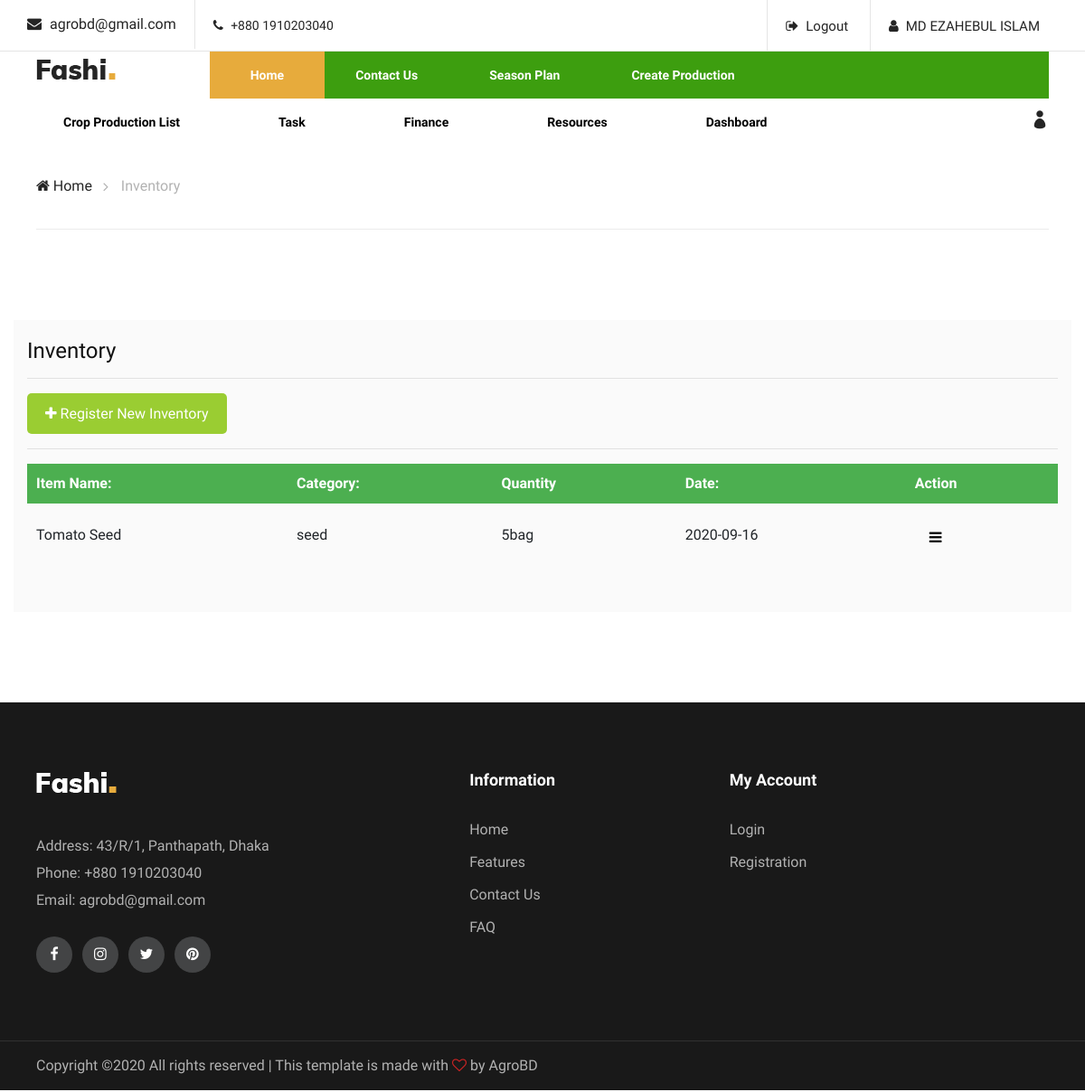
The app's page /inventory.php (signed in) with its own data.
### tables this page shows
CREATE TABLE `inventory` (
  `i_id` int(11) NOT NULL,
  `item_name` varchar(30) NOT NULL,
  `category` varchar(20) NOT NULL,
  `quantity` varchar(20) NOT NULL,
  `date` date NOT NULL,
  `uid` int(11) NOT NULL,
  `created_at` timestamp NOT NULL DEFAULT current_timestamp() ON UPDATE current_timestamp()
);

### inventory.php (the view, shortened to what this page needs)
<?php include'includes/head.php';
include'includes/navbar.php';
$conn = connect();
$uid = $_SESSION['uid'];
?>
</head>
<body>
    <div class="breacrumb-section">
        <div class="container">
            <div class="row">
                <div class="col-lg-12">
                    <div class="breadcrumb-text">
                        <a href="index"><i class="fa fa-home"></i> Home</a>
                        <span>Inventory</span>
                    </div>
                </div>
            </div>
        </div>
    </div>
    <section class="homenav">
        <div class="container production_box">
            <div class="">
                <h4>Inventory</h4>
                <hr>
                <div class="">
                    <button id="myBtn" style="float: none;"><i class="fa fa-plus" aria-hidden="true"></i> Register New
                        Inventory</button>
                    <hr>
                    <table id="example" class="display">
                        <thead>
                            <tr>
                                <th>Item Name:</th>
                                <th>Category:</th>
                                <th>Quantity</th>
                                <th>Date:</th>
                                <th>Action</th>
                            </tr>
                        </thead>
                        <tbody>
                            <?php
                            $sql= "SELECT * FROM inventory WHERE uid = $uid";
                            $result = $conn->query($sql);
                                while ($row = $result-> fetch_assoc()):
                            ?>
                            <tr>
                                <td><?php echo $row["item_name"]; ?></td>
                                <td><?php echo $row["category"]; ?></td>
                                <td><?php echo $row["quantity"]; ?></td>
                                <td><?php echo $row["date"]; ?></td>
                                <td>
                                    <div class="dropdown">
                                        <button class="dropbtn"><i class="fa fa-bars"></i></button>
                                    </div>
                                </td>
                            </tr>
                            <?php endwhile;?>
                        </tbody>
                    </table>
                </div>
            </div>
    </section>
    <?php
include'includes/footer.php';?>
</body>
</html>

### css/style.css (style rules this page uses)
html, body { height: 100%; font-family: "Muli", sans-serif; -webkit-font-smoothing: antialiased; -moz-font-smoothing: antialiased; }
h1, h2, h3, h4, h5, h6 { margin: 0; color: #111111; font-weight: 400; font-family: "Muli", sans-serif; }
h4 { font-size: 24px; }
* { box-sizing: border-box; }
.homenav { padding-top: 100px; padding-bottom: 100px; }
.breadcrumb-text { border-bottom: 1px solid #ebebeb; padding: 15px 0; }
.breadcrumb-text a { display: inline-block; font-size: 16px; color: #252525; margin-right: 28px; position: relative; }
.breadcrumb-text a:after { position: absolute; right: -18px; top: 0px; content: ""; font-family: "FontAwesome"; font-size: 16px; color: #b2b2b2; }
.breadcrumb-text span { display: inline-block; color: #b2b2b2; }
table { border-collapse: collapse; width: 100%; }
.filter th, td { text-align: left; padding: 5px; }
.production_box { background-color: #FAFAFA; padding-top: 20px; padding-bottom: 50px; }
th, td { text-align: left; padding: 10px; }
th { background-color: #4CAF50; color: white; }
#myBtn { width: auto; height: 45px; background-color: yellowgreen; border: none; border-radius: 5px; color: rgb(255, 255, 255); float: right; padding: 0 20px; }
.dropbtn { background-color: transparent; color: black; padding: 16px; font-size: 16px; border: none; height: 50px; }
.dropdown { position: relative; display: inline-block; }
.fin_body_box img, p, a { padding-bottom: 20px; }
.row { margin: 0 -5px; }
.row:after { content: ""; display: table; clear: both; }
@media only screen and (min-width: 1200px) { .container { max-width: 1170px; } }

### records on screen
inventory: item_name "Tomato Seed", category "seed", quantity "5bag", date "2020-09-16"

### other values on screen
$_SESSION['name'] "MD EZAHEBUL ISLAM"
